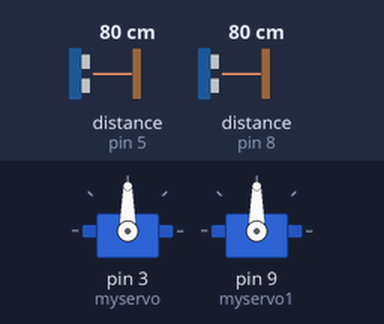
Simulated run of this sketch. Board: Arduino Uno, built with avr-gcc and run on an emulated ATmega328P. Shown: 2 × servo. The test bench sets the inputs (shaded band); at power-on: distance to the obstacle (sensors on pin 5, pin 8) 80 cm.

Above: at 1.2 s.
1.3 s: distance to the obstacle (sensor on pin 5) set to 238 cm
2.8 s: distance to the obstacle (sensor on pin 5) set to 245 cm
At 3.37 s:
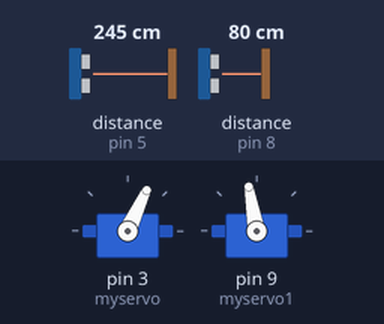
At 5.5 s:
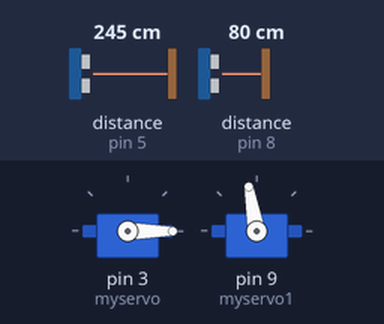
5.8 s: distance to the obstacle (sensor on pin 8) set to 32 cm
7.3 s: distance to the obstacle (sensor on pin 8) set to 28 cm
At 8.5 s:
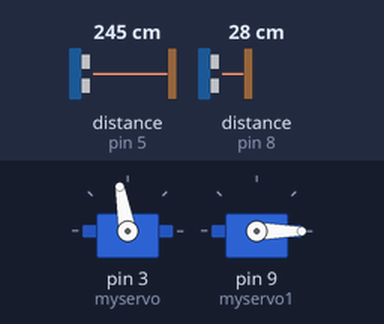
Timing chart, 0 to 9.9 s (numbered marks = the images above; inputs shaded):
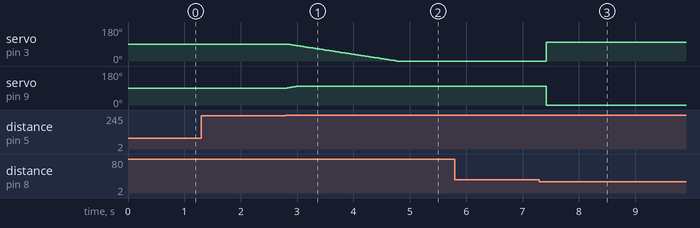

The sketch:

ProgramSemPrint.ino
```cpp
#include <VarSpeedServo.h>
#include <EasyUltrasonic.h>

EasyUltrasonic hc;// Create the ultrasonic object
EasyUltrasonic hc1;// Create the ultrasonic object
VarSpeedServo myservo;  // create servo object to control a servo
VarSpeedServo myservo1;  // create servo object to control a servo

unsigned long timer, timer2, timer3, timer4;
bool m1, m2, m3, m4;
long distancia, distancia1;

void setup() {
  myservo.attach(3);  // attaches the servo on pin 9 to the servo object
  myservo1.attach(9);
  hc.attach(7, 8);
  hc1.attach(5, 5, 3, 300);
}

void loop() {
  distancia = hc.getDistanceCM();
  distancia1 = hc1.getDistanceCM();
  if(distancia < 30 && distancia!=0){
    if(millis()-timer > 100){
      timer2 = millis();
      if(m2){
        m1 = !m1;
        m2 = false;
      }
    }
  }else{
    if(millis()-timer2 > 100){
      m2 = true;
      timer = millis();
    }
  }

  if(distancia1 < 30 && distancia1!=0){
    if(millis()-timer3 > 100){
      timer4 = millis();
      if(m4){
        m3 = !m3;
        m4 = false;
      }
    }
  }else{
    if(millis()-timer4 > 100){
      m4 = true;
      timer3 = millis();
    }
  }

  if(m1){
    myservo.write(100);
  }else{
    myservo.slowmove(0,30);
  }


  if(m1 || m3){
    myservo1.write(0);
  }else{
    myservo1.slowmove(100,30);
  }

}
```

Measured:
- the behaviour switches between 242 and 243 cm on distance to the obstacle (sensor on pin 5) (found by bisection; images 0 and 1)
- the behaviour switches between 30 and 29 cm on distance to the obstacle (sensor on pin 8) (found by bisection; images 2 and 3)
- after the input at 1.3 s, every drawn part: stays the same
- after the input at 2.8 s, servo on pin 3 (myservo): moves from 90° to 0° over 1.9 s, starting at once; servo on pin 9 (myservo1): moves from 90° to 100° over 0.20 s, starting at once
- after the input at 5.8 s, every drawn part: stays the same
- after the input at 7.3 s, servo on pin 3 (myservo): 0° → 100° after 0.12 s; servo on pin 9 (myservo1): 100° → 0° after 0.12 s
